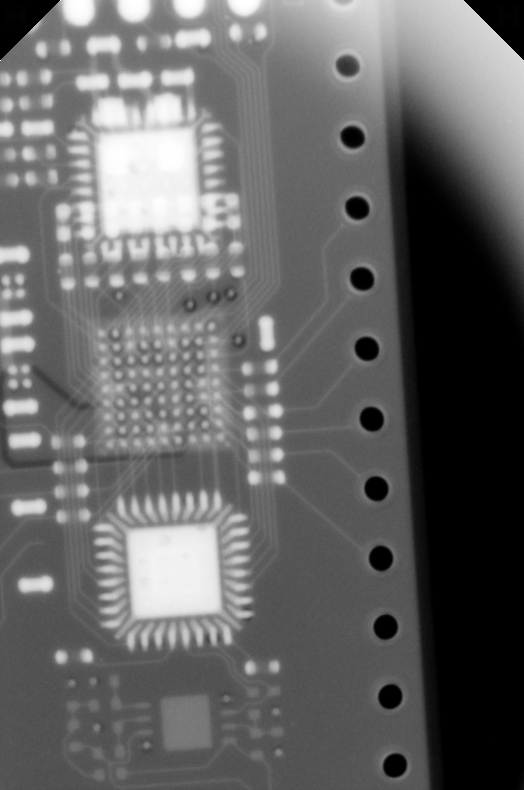
#> input picture images/plata.png, 524 x 790 px
$ python gen_samples.py plata.png 3 1.0 1.0   (Python 2 division)   (older library calls are emulated)
#> lines starting #> are read from the running program, lines starting #| are printed output that depends on the picture
#| Original shape: (790, 524)
import sys
import numpy as np
import os
import time
from scipy.misc import imread
from PIL import Image

def cut_for_sampling(img, k):
#> called with k = 3
    cut = img
    if img.shape[0] % k == 0:
        cut = img[:-(k - 1),:]
    elif img.shape[0] % k != 1:
        cut = img[:-((img.shape[0] % k) - 1),:]
    if cut.shape[1] % k == 0:
        cut = cut[:,:-(k - 1)]
    elif cut.shape[1] % k != 1:
        cut = cut[:,:-((img.shape[1] % k) - 1)]
#| Shape used for sampling: (790, 523)
    return cut

def generate_samples(img, psf):
    k = psf.shape[0]; # assume psf as square template

    # pad image with zeros
    padded = np.pad(img, [(k-1, k-1), (k-1, k-1)], "constant", constant_values=0)
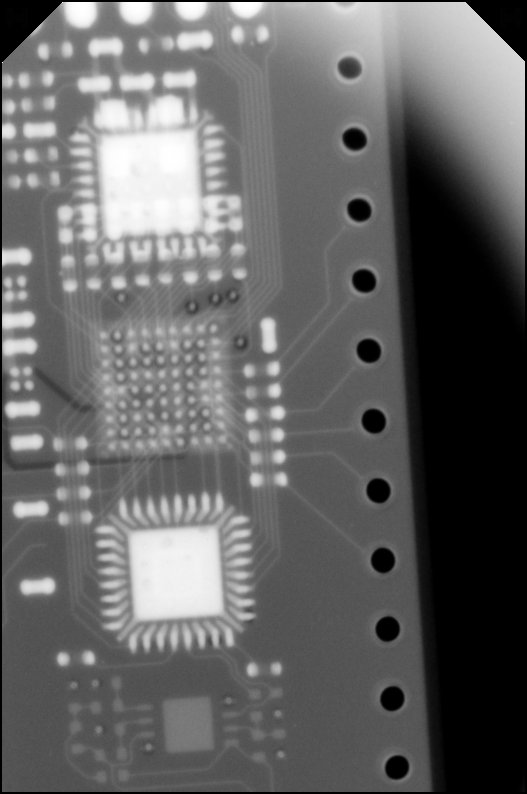
#> padded: shape (794, 527) float32; min 0, max 255, mean 101

    sample_rows, sample_cols = padded.shape[0] / k, padded.shape[1] / k
#> sample_rows = 264; sample_cols = 175
    samples = np.empty((k, k, sample_rows, sample_cols))

    # anchor_y, anchor_x - coordinates in img, from where we start to attach the template (upper left corner)
    for anchor_y in xrange(k):
        for anchor_x in xrange(k):
            tmp = np.zeros((sample_rows, sample_cols))

            # y, x - coordinates where the template (upper left corner) is attached
            for y in xrange(anchor_y, padded.shape[0] - (k-1), k):
                for x in xrange(anchor_x, padded.shape[1] - (k-1), k):
                    i = (y - anchor_y) / k
                    j = (x - anchor_x) / k
                    tmp[i, j] = np.sum(padded[y:y+k, x:x+k] * psf)
            samples[anchor_y, anchor_x] = tmp
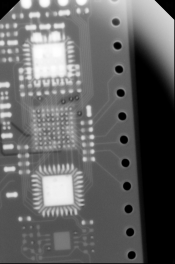
#> tmp: shape (264, 175) float64; min 0, max 255, mean 101.6
    return samples

def save_24bit(name, img_f32):
    img = Image.fromarray(img_f32)
    img = img.convert(mode="RGB")
    img.save(name)

def save_samples(samples, dirpath, base_name, delay, extension=".png"):
    for ay in xrange(samples.shape[0]):
        for ax in xrange(samples.shape[1]):
            name = os.path.join(dirpath, base_name + ("_ay=%d_ax=%d" % (ay, ax)) + extension)
            save_24bit(name, samples[ay, ax])
            time.sleep(delay) # for correct dates

def usage():
    print "Usage:"
    print sys.argv[0] , "image", "psf_size", "noise_std"

if __name__ == "__main__":
    if len(sys.argv) < 4:
        usage()
    else:
        try:
            img_path = sys.argv[1]
            k = int(sys.argv[2])
            noise_std = float(sys.argv[3])
            delay = float(sys.argv[4]) if len(sys.argv) > 4 else 3.0

            img = imread(img_path, flatten=True)
            psf = np.ones((k, k)) / k**2

            print "Original shape:", img.shape
            img = cut_for_sampling(img, k)
            print "Shape used for sampling:", img.shape

            samples = generate_samples(img, psf)

            for i in xrange(samples.shape[0]):
                for j in xrange(samples.shape[1]):
                    samples[i][j] += np.random.normal(0, noise_std, samples[i][j].shape)

            dirpath = os.path.dirname(img_path)
            base_name_with_ext = os.path.basename(img_path)
            dot_index = base_name_with_ext.rfind('.')
            base_name = base_name_with_ext[:dot_index]
            extension = base_name_with_ext[dot_index:]

            save_samples(samples, dirpath, base_name, delay, extension)
#> the loop in save_samples, `for ay in xrange(samples.shape[0]):` made 3 passes
#> pass 1, in save_24bit, `img = Image.fromarray(img_f32)`:
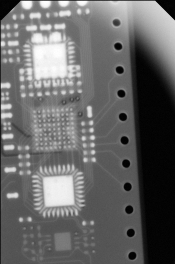
#> img: PIL image 175x264 F; min -3.77, max 256, mean 101.6; drawn with min black and max white
            print "Successfully generated samples"
        except Exception as e:
            print e
